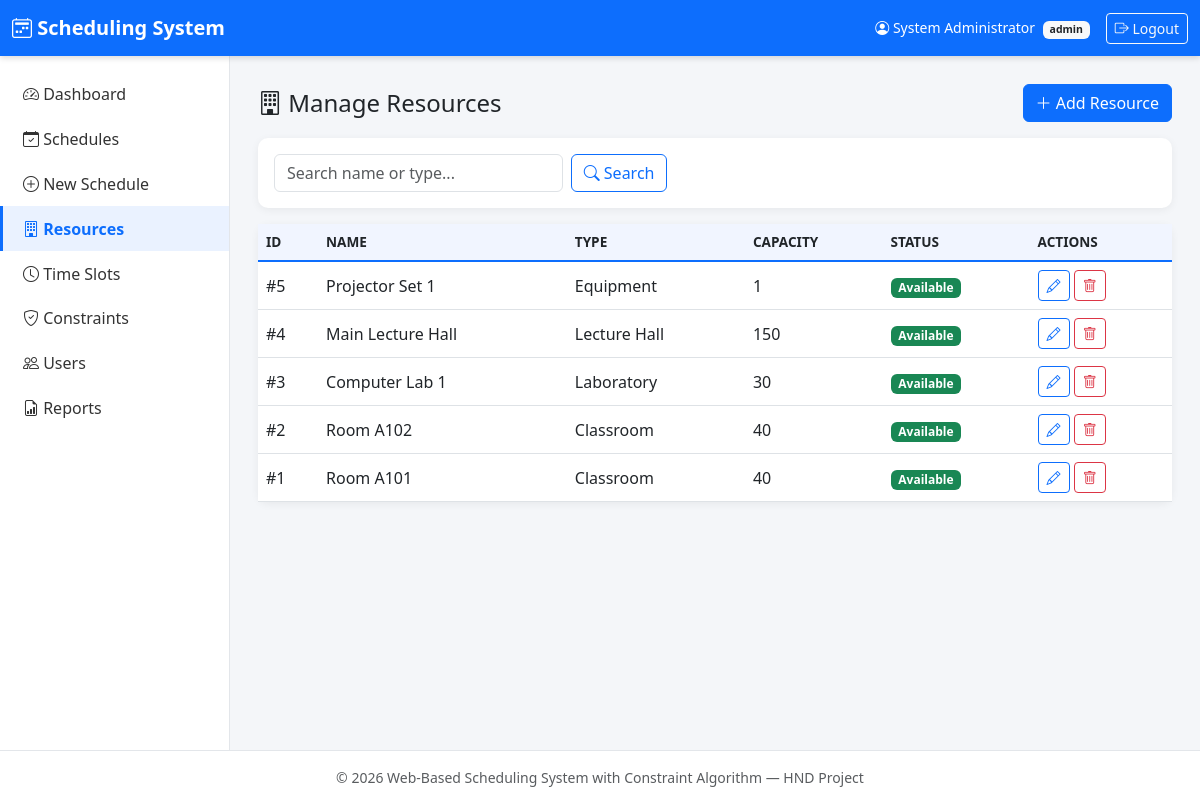
Screenshot of /resources/manage_resources.php (signed in) with the database file from the repository.
### tables this page shows
CREATE TABLE IF NOT EXISTS resources (
    resource_id     INT AUTO_INCREMENT PRIMARY KEY,
    resource_name   VARCHAR(100) NOT NULL,
    resource_type   ENUM('classroom','laboratory','lecture_hall','equipment') NOT NULL,
    capacity        INT DEFAULT 0,
    status          ENUM('available','unavailable') NOT NULL DEFAULT 'available',
    created_at      TIMESTAMP DEFAULT CURRENT_TIMESTAMP,
    INDEX idx_resources_type (resource_type)
);

### resources/manage_resources.php (the view, shortened to what this page needs)
<?php
require_once '../config/db.php';
$search = isset($_GET['search']) ? clean_input($conn, $_GET['search']) : '';
$sql = "SELECT * FROM resources WHERE 1=1";
$sql .= " ORDER BY resource_id DESC";
$resources = mysqli_query($conn, $sql);
require_once '../includes/header.php';
require_once '../includes/sidebar.php';
?>
<main class="app-content">
  <div class="d-flex justify-content-between align-items-center mb-3">
    <h4 class="mb-0"><i class="bi bi-building"></i> Manage Resources</h4>
    <a href="add_resource.php" class="btn btn-primary"><i class="bi bi-plus-lg"></i> Add Resource</a>
  </div>
  <div class="card mb-3">
    <div class="card-body">
      <form method="GET" class="row g-2">
        <div class="col-md-4">
          <input type="text" name="search" class="form-control" placeholder="Search name or type..." value="<?php echo htmlspecialchars($search); ?>">
        </div>
        <div class="col-auto"><button class="btn btn-outline-primary"><i class="bi bi-search"></i> Search</button></div>
      </form>
    </div>
  </div>
  <div class="card">
    <div class="table-responsive">
      <table class="table mb-0 align-middle">
        <thead><tr><th>ID</th><th>Name</th><th>Type</th><th>Capacity</th><th>Status</th><th>Actions</th></tr></thead>
        <tbody>
        <?php if (mysqli_num_rows($resources) === 0): ?>
          <tr><td colspan="6" class="text-center text-muted py-4">No resources found.</td></tr>
        <?php else: while ($r = mysqli_fetch_assoc($resources)): ?>
          <tr>
            <td>#<?php echo $r['resource_id']; ?></td>
            <td><?php echo htmlspecialchars($r['resource_name']); ?></td>
            <td class="text-capitalize"><?php echo htmlspecialchars(str_replace('_',' ', $r['resource_type'])); ?></td>
            <td><?php echo (int)$r['capacity']; ?></td>
            <td><span class="badge bg-<?php echo $r['status']==='available'?'success':'secondary'; ?>"><?php echo ucfirst($r['status']); ?></span></td>
            <td>
              <a href="edit_resource.php?id=<?php echo $r['resource_id']; ?>" class="btn btn-sm btn-outline-primary"><i class="bi bi-pencil"></i></a>
              <a href="delete_resource.php?id=<?php echo $r['resource_id']; ?>" class="btn btn-sm btn-outline-danger"
                 onclick="return confirm('Delete resource &quot;<?php echo htmlspecialchars(addslashes($r['resource_name'])); ?>&quot;? Related schedules will also be removed.');">
                <i class="bi bi-trash"></i>
              </a>
            </td>
          </tr>
        <?php endwhile; endif; ?>
        </tbody>
      </table>
    </div>
  </div>
</main>
<?php require_once '../includes/footer.php'; ?>

### css/style.css (style rules this page uses)
:root { --primary: #0d6efd; --secondary: #6c757d; --sidebar-width: 230px; }
body { background-color: #f4f6f9; font-family: 'Segoe UI', Arial, sans-serif; }
.app-content { flex: 1; padding: 1.75rem; min-width: 0; }
.card { border: none; border-radius: 10px; box-shadow: 0 2px 8px rgba(0,0,0,.06); }
.table thead th { background-color: #f1f5ff; border-bottom: 2px solid var(--primary); font-weight: 600; font-size: .85rem; text-transform: uppercase; }

### rows the page displays
resources: resource_id "5", resource_name "Projector Set 1", resource_type "Equipment", capacity "1", status "Available"
resources: resource_id "4", resource_name "Main Lecture Hall", resource_type "Lecture Hall", capacity "150", status "Available"
resources: resource_id "3", resource_name "Computer Lab 1", resource_type "Laboratory", capacity "30", status "Available"
resources: resource_id "2", resource_name "Room A102", resource_type "Classroom", capacity "40", status "Available"
resources: resource_id "1", resource_name "Room A101", resource_type "Classroom", capacity "40", status "Available"

### other values shown
$_SESSION['full_name'] "System Administrator"
$_SESSION['role'] "admin"
